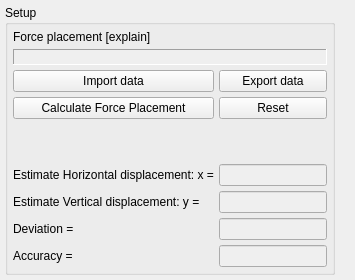
         <widget class="QWidget" name="ForcePlacementTab">
          <property name="layoutDirection">
           <enum>Qt::LeftToRight</enum>
          </property>
          <property name="autoFillBackground">
           <bool>false</bool>
          </property>
          <attribute name="title">
           <string>Force Placement</string>
          </attribute>
          <layout class="QHBoxLayout" name="horizontalLayout_3">
           <property name="spacing">
            <number>5</number>
           </property>
           <property name="leftMargin">
            <number>5</number>
           </property>
           <property name="topMargin">
            <number>5</number>
           </property>
           <property name="rightMargin">
            <number>5</number>
           </property>
           <property name="bottomMargin">
            <number>5</number>
           </property>
           <item>
            <widget class="QGroupBox" name="groupBox">
             <property name="sizePolicy">
              <sizepolicy hsizetype="Expanding" vsizetype="Expanding">
               <horstretch>0</horstretch>
               <verstretch>0</verstretch>
              </sizepolicy>
             </property>
             <property name="title">
              <string>Setup</string>
             </property>
             <layout class="QGridLayout" name="gridLayout_5">
              <property name="leftMargin">
               <number>5</number>
              </property>
              <property name="topMargin">
               <number>5</number>
              </property>
              <property name="rightMargin">
               <number>5</number>
              </property>
              <property name="bottomMargin">
               <number>5</number>
              </property>
              <property name="spacing">
               <number>5</number>
              </property>
              <item row="1" column="0" colspan="2">
               <widget class="QLabel" name="label_ForcePlacement_PathImportData">
                <property name="sizePolicy">
                 <sizepolicy hsizetype="Expanding" vsizetype="Preferred">
                  <horstretch>0</horstretch>
                  <verstretch>0</verstretch>
                 </sizepolicy>
                </property>
                <property name="autoFillBackground">
                 <bool>true</bool>
                </property>
                <property name="frameShape">
                 <enum>QFrame::Panel</enum>
                </property>
                <property name="frameShadow">
                 <enum>QFrame::Sunken</enum>
                </property>
                <property name="text">
                 <string/>
                </property>
               </widget>
              </item>
              <item row="9" column="1">
               <widget class="QLineEdit" name="line_ForcePlacement_accuracy">
                <property name="enabled">
                 <bool>false</bool>
                </property>
                <property name="sizePolicy">
                 <sizepolicy hsizetype="Preferred" vsizetype="Fixed">
                  <horstretch>0</horstretch>
                  <verstretch>0</verstretch>
                 </sizepolicy>
                </property>
               </widget>
              </item>
              <item row="4" column="1">
               <widget class="QPushButton" name="btn_ForcePlacement_Reset">
                <property name="text">
                 <string>Reset</string>
                </property>
               </widget>
              </item>
              <item row="9" column="0">
               <widget class="QLabel" name="label_31">
                <property name="text">
                 <string>Accuracy =</string>
                </property>
               </widget>
              </item>
              <item row="8" column="1">
               <widget class="QLineEdit" name="line_ForcePlacement_deviation">
                <property name="enabled">
                 <bool>false</bool>
                </property>
                <property name="sizePolicy">
                 <sizepolicy hsizetype="Preferred" vsizetype="Fixed">
                  <horstretch>0</horstretch>
                  <verstretch>0</verstretch>
                 </sizepolicy>
                </property>
               </widget>
              </item>
              <item row="6" column="0">
               <widget class="QLabel" name="label_10">
                <property name="text">
                 <string>Estimate Horizontal displacement: x =</string>
                </property>
               </widget>
              </item>
              <item row="3" column="0">
               <widget class="QPushButton" name="btn_ForcePlacement_ImportData">
                <property name="text">
                 <string>Import data</string>
                </property>
               </widget>
              </item>
              <item row="0" column="0" colspan="2">
               <widget class="QLabel" name="label_5">
                <property name="text">
                 <string>Force placement [explain]</string>
                </property>
               </widget>
              </item>
              <item row="5" column="0" colspan="2">
               <spacer name="verticalSpacer_8">
                <property name="orientation">
                 <enum>Qt::Vertical</enum>
                </property>
                <property name="sizeHint" stdset="0">
                 <size>
                  <width>20</width>
                  <height>40</height>
                 </size>
                </property>
               </spacer>
              </item>
              <item row="3" column="1">
               <widget class="QPushButton" name="btn_ForcePlacement_ExportData">
                <property name="text">
                 <string>Export data</string>
                </property>
               </widget>
              </item>
              <item row="7" column="0">
               <widget class="QLabel" name="label_24">
                <property name="text">
                 <string>Estimate Vertical displacement: y =</string>
                </property>
               </widget>
              </item>
              <item row="7" column="1">
               <widget class="QLineEdit" name="line_ForcePlacement_y">
                <property name="enabled">
                 <bool>false</bool>
                </property>
                <property name="sizePolicy">
                 <sizepolicy hsizetype="Preferred" vsizetype="Fixed">
                  <horstretch>0</horstretch>
                  <verstretch>0</verstretch>
                 </sizepolicy>
                </property>
               </widget>
              </item>
              <item row="6" column="1">
               <widget class="QLineEdit" name="line_ForcePlacement_x">
                <property name="enabled">
                 <bool>false</bool>
                </property>
                <property name="sizePolicy">
                 <sizepolicy hsizetype="Preferred" vsizetype="Fixed">
                  <horstretch>0</horstretch>
                  <verstretch>0</verstretch>
                 </sizepolicy>
                </property>
               </widget>
              </item>
              <item row="8" column="0">
               <widget class="QLabel" name="label_30">
                <property name="text">
                 <string>Deviation =</string>
                </property>
               </widget>
              </item>
              <item row="4" column="0">
               <widget class="QPushButton" name="btn_ForcePlacement_Calculate">
                <property name="text">
                 <string>Calculate Force Placement</string>
                </property>
               </widget>
              </item>
             </layout>
            </widget>
           </item>
           <item>
            <widget class="QWidget" name="widget_ForcePlacement_Plot" native="true">
             <property name="sizePolicy">
              <sizepolicy hsizetype="Expanding" vsizetype="Expanding">
               <horstretch>0</horstretch>
               <verstretch>0</verstretch>
              </sizepolicy>
             </property>
             <property name="autoFillBackground">
              <bool>true</bool>
             </property>
             <layout class="QVBoxLayout" name="layout_ForcePlacement_plot">
              <property name="spacing">
               <number>5</number>
              </property>
              <property name="leftMargin">
               <number>5</number>
              </property>
              <property name="topMargin">
               <number>5</number>
              </property>
              <property name="rightMargin">
               <number>5</number>
              </property>
              <property name="bottomMargin">
               <number>5</number>
              </property>
             </layout>
            </widget>
           </item>
          </layout>
         </widget>
